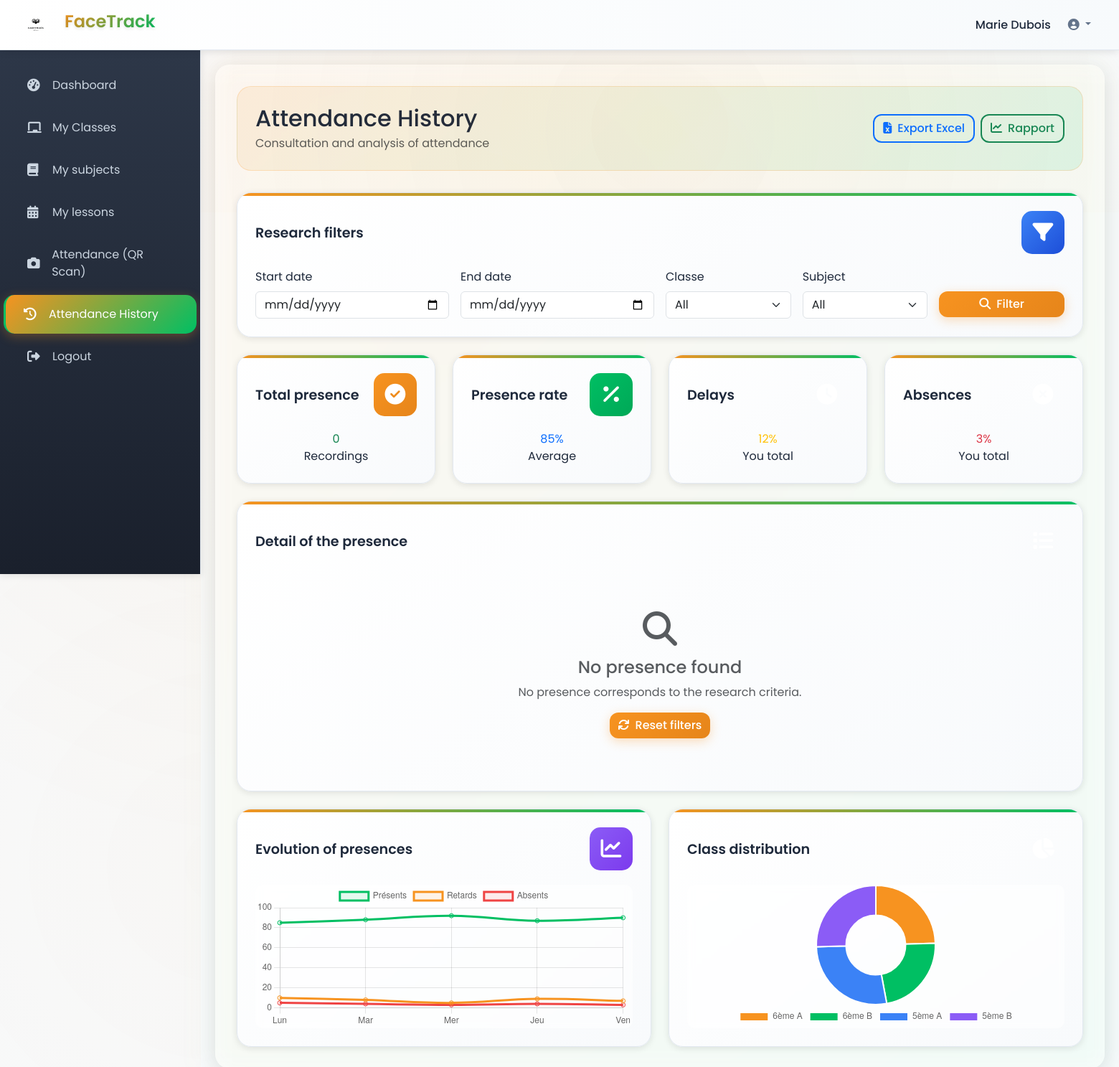
Before: /historique-presences/ (signed in) with the older database file.
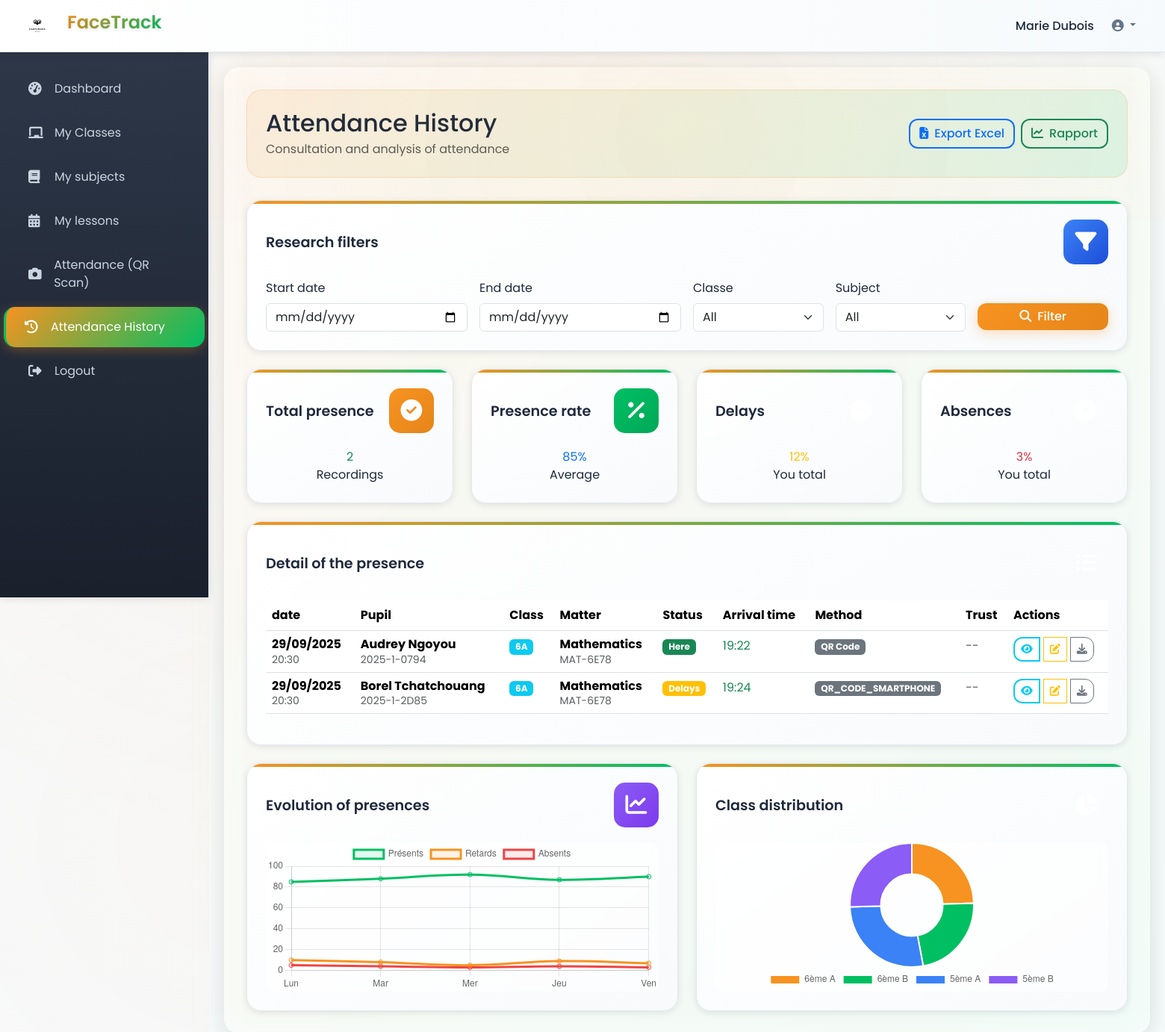
After: the same page with the newer database file.
### school/models.py (models this page shows, shortened)
class Presence(models.Model):
    STATUT_CHOICES = [
        ('PRESENT', 'Present'),
        ('ABSENT', 'Absent'),
        ('RETARD', 'Late'),
        ('JUSTIFIE', 'Justified')
    ]
    session_appel = models.ForeignKey(SessionAppel, on_delete=models.CASCADE)
    eleve = models.ForeignKey(Eleve, on_delete=models.CASCADE)
    statut = models.CharField(max_length=20, choices=STATUT_CHOICES, default='ABSENT')
    heure_arrivee = models.TimeField(null=True, blank=True)
    methode_detection = models.CharField(max_length=20, choices=[
        ('FACIAL', 'Facial Recognition'),
        ('MANUEL', 'Manual'),
        ('QR_CODE', 'QR Code')
    ], default='MANUEL')
    niveau_confiance = models.FloatField(null=True, blank=True, validators=[MinValueValidator(0), MaxValueValidator(1)])
    photo_capture = models.ImageField(upload_to='captures_presence/', null=True, blank=True)
    commentaire = models.TextField(blank=True)
    date_creation = models.DateTimeField(auto_now_add=True)
    date_modification = models.DateTimeField(auto_now=True)
    class Meta:
        unique_together = ['session_appel', 'eleve']

class SessionAppel(models.Model):
    id = models.UUIDField(primary_key=True, default=uuid.uuid4, editable=False)
    cours = models.ForeignKey(Cours, on_delete=models.CASCADE)
    enseignant = models.ForeignKey(Enseignant, on_delete=models.CASCADE)
    date_debut = models.DateTimeField(auto_now_add=True)
    date_fin = models.DateTimeField(null=True, blank=True)
    statut = models.CharField(max_length=20, choices=[
        ('EN_COURS', 'In Progress'),
        ('TERMINE', 'Completed'),
        ('ANNULE', 'Cancelled')
    ], default='EN_COURS')
    methode = models.CharField(max_length=20, choices=[
        ('FACIAL', 'Facial Recognition'),
        ('QR_CODE', 'QR Code Scan'),
        ('MANUEL', 'Manual'),
        ('MIXTE', 'Mixed')
    ], default='QR_CODE')

class Cours(models.Model):
    matiere = models.ForeignKey(Matiere, on_delete=models.CASCADE)
    classe = models.ForeignKey(Classe, on_delete=models.CASCADE)
    enseignant = models.ForeignKey(Enseignant, on_delete=models.CASCADE)
    date = models.DateField()
    heure_debut = models.TimeField()
    heure_fin = models.TimeField()
    salle = models.CharField(max_length=20, blank=True)
    statut = models.CharField(max_length=20, choices=[
        ('PLANIFIE', 'Scheduled'),
        ('EN_COURS', 'In Progress'),
        ('TERMINE', 'Completed'),
        ('ANNULE', 'Cancelled')
    ], default='PLANIFIE')
    class Meta:
        unique_together = ['classe', 'date', 'heure_debut']

class Eleve(models.Model):
    user = models.OneToOneField(User, on_delete=models.CASCADE)
    classe = models.ForeignKey('Classe', on_delete=models.CASCADE)
    matricule = models.CharField(max_length=30, unique=True, editable=False)  # 👈 non éditable
    photo_reference = models.ImageField(
        upload_to='photos_eleves/',
        null=True,
        blank=True,
        help_text="4x4 square photo for facial recognition"
    )
    date_inscription = models.DateTimeField(auto_now_add=True)
    parent = models.ForeignKey('Parent', on_delete=models.CASCADE, null=True, blank=True)

class User(AbstractUser):
    ROLE_CHOICES = [
        ('ADMIN', 'Administrator'),
        ('ENSEIGNANT', 'Teacher'),
        ('ELEVE', 'Student'),
        ('PARENT', 'Parent'),
    ]
    role = models.CharField(max_length=20, choices=ROLE_CHOICES, default='ELEVE')
    date_naissance = models.DateField(null=True, blank=True)
    adresse = models.TextField(blank=True)
    telephone = models.CharField(max_length=15, blank=True)

class Classe(models.Model):
    CLASSE_CHOICES = [
        ('Form1_A', 'Form 1A'), ('Form1_B', 'Form 1B'),
        ('Form2_A', 'Form 2A'), ('Form2_B', 'Form 2A'),
        ('Form3_A', 'Form 3A'), ('Form3_B', 'Form 3B'),
        ('Form4_A', '3rd A'), ('Form4_B', 'Form 4B'),
        ('Form5_A', 'Form 5A'),
        ('Lower_Sixth', 'Lower Sixth'),
        ('Upper_Sixth', 'Upper_Sixth'),
    ]
    CYCLE_CHOICES = [
        ('PREMIER', 'First cycle (Form 1 → Form 5)'),
        ('SECOND', 'Second cycle (Lower → Upper)'),
    ]
    nom = models.CharField(max_length=20, choices=CLASSE_CHOICES)
    cycle = models.CharField(max_length=10, choices=CYCLE_CHOICES, default='PREMIER')  # 👈 default ajouté
    annee_scolaire = models.CharField(max_length=9, null=True, blank=True)  # ex: "2023-2024"
    capacite = models.IntegerField(default=30)
    date_creation = models.DateTimeField(auto_now_add=True)

class Matiere(models.Model):
    nom = models.CharField(max_length=100)
    code = models.CharField(max_length=10, unique=True, editable=False)  # généré automatiquement
    description = models.TextField(blank=True)
    coefficient = models.IntegerField(
        default=1,
        validators=[MinValueValidator(1), MaxValueValidator(10)]
    )

### school/views.py (the view)
# urls.py: path('historique-presences/', views.historique_presences, name='historique_presences'),
@login_required
def historique_presences(request):
    """View for presence history"""
    if request.user.role not in ['ENSEIGNANT', 'ADMIN']:
        return redirect('login')
    date_debut = request.GET.get('date_debut')
    date_fin = request.GET.get('date_fin')
    classe_id = request.GET.get('classe')
    matiere_id = request.GET.get('matiere')
    if request.user.role == 'ENSEIGNANT':
        enseignant = Enseignant.objects.get(user=request.user)
        presences = Presence.objects.filter(session_appel__enseignant=enseignant)
    else:
        presences = Presence.objects.all()
    if date_debut:
        presences = presences.filter(session_appel__cours__date__gte=date_debut)
    if date_fin:
        presences = presences.filter(session_appel__cours__date__lte=date_fin)
    if classe_id:
        presences = presences.filter(session_appel__cours__classe_id=classe_id)
    if matiere_id:
        presences = presences.filter(session_appel__cours__matiere_id=matiere_id)
    paginator = Paginator(presences.order_by('-session_appel__cours__date'), 50)
    page_number = request.GET.get('page')
    page_obj = paginator.get_page(page_number)
    classes = Classe.objects.all()
    matieres = Matiere.objects.all()
    context = {
        'page_obj': page_obj,
        'classes': classes,
        'matieres': matieres,
        'filtres': {
            'date_debut': date_debut,
            'date_fin': date_fin,
            'classe_id': classe_id,
            'matiere_id': matiere_id,
        }
    }
    return render(request, 'historique_presences.html', context)

### school/templates/historique_presences.html (shortened to what the changed rows need)
{% extends 'dashboard_base.html' %}
{% load static %}
{% block content %}
<div class="page-header">
    <div class="d-flex justify-content-between align-items-center">
        <div>
            <h2 class="mb-1">Attendance History</h2>
        </div>
    </div>
</div>
<div class="row mb-4">
    <div class="col-md-3">
        <div class="dashboard-card">
            <div class="card-content text-center">
                <div class="stat-value text-success">{{ page_obj.paginator.count }}</div>
                <div class="stat-label">Recordings</div>
            </div>
        </div>
    </div>
</div>
<div class="dashboard-card">
    {% if page_obj %}
    <div class="table-responsive">
        <table class="table table-hover">
            <thead>
                <tr>
                    <th>date</th>
                    <th>Pupil</th>
                    <th>Class</th>
                    <th>Matter</th>
                    <th>Status</th>
                    <th>Arrival time</th>
                    <th>Method</th>
                    <th>Trust</th>
                    <th>Actions</th>
                </tr>
            </thead>
            <tbody>
                {% for presence in page_obj %}
                <tr>
                    <td>
                        <div class="date-info">
                            <div class="fw-bold">{{ presence.session_appel.cours.date|date:"d/m/Y" }}</div>
                            <small class="text-muted">{{ presence.session_appel.cours.heure_debut|time:"H:i" }}</small>
                        </div>
                    </td>
                    <td>
                        <div class="student-info">
                            <div class="fw-bold">{{ presence.eleve.user.get_full_name }}</div>
                            <small class="text-muted">{{ presence.eleve.matricule }}</small>
                        </div>
                    </td>
                    <td>
                        <span class="badge bg-info">{{ presence.session_appel.cours.classe.nom }}</span>
                    </td>
                    <td>
                        <div class="subject-info">
                            <div class="fw-bold">{{ presence.session_appel.cours.matiere.nom }}</div>
                            <small class="text-muted">{{ presence.session_appel.cours.matiere.code }}</small>
                        </div>
                    </td>
                    <td>
                        {% if presence.statut == 'PRESENT' %}
                        <span class="badge bg-success">Here</span>
                        {% elif presence.statut == 'RETARD' %}
                        <span class="badge bg-warning">Delays</span>
                        {% elif presence.statut == 'ABSENT' %}
                        <span class="badge bg-danger">absent</span>
                        {% elif presence.statut == 'JUSTIFIE' %}
                        <span class="badge bg-info">Justified</span>
                        {% endif %}
                    </td>
                    <td>
                        {% if presence.heure_arrivee %}
                        <span class="text-success">{{ presence.heure_arrivee|time:"H:i" }}</span>
                        {% else %}
                        <span class="text-muted">--:--</span>
                        {% endif %}
                    </td>
                    <td>
                        <span class="badge bg-secondary">{{ presence.get_methode_detection_display }}</span>
                    </td>
                    <td>
                        {% if presence.niveau_confiance %}
                        <div class="confidence-bar">
                            <div class="progress" style="height: 6px;">
                                <div class="progress-bar bg-success"
                                    style="width: {{ presence.niveau_confiance|floatformat:0 }}%"></div>
                            </div>
                            <small class="text-muted">{{ presence.niveau_confiance|floatformat:0 }}%</small>
                        </div>
                        {% else %}
                        <span class="text-muted">--</span>
                        {% endif %}
                    </td>
                    <td>
                        <div class="btn-group btn-group-sm">
                            <button class="btn btn-outline-info" onclick="viewDetails({{ presence.id }})"
                                title="Voir détails">
                                <i class="fas fa-eye"></i>
                            </button>
                            <button class="btn btn-outline-warning" onclick="editPresence({{ presence.id }})"
                                title="Modifier">
                                <i class="fas fa-edit"></i>
                            </button>
                            <button class="btn btn-outline-secondary" onclick="exportPresence({{ presence.id }})"
                                title="Exporter">
                                <i class="fas fa-download"></i>
                            </button>
                        </div>
                    </td>
                </tr>
                {% endfor %}
            </tbody>
        </table>
    </div>
    {% else %}
    <div class="text-center py-5">
        <i class="fas fa-search fa-3x text-muted mb-3"></i>
        <h4 class="text-muted">No presence found</h4>
        <p class="text-muted">No presence corresponds to the research criteria.</p>
        <button class="btn btn-primary" onclick="resetFilters()">
            <i class="fas fa-refresh me-2"></i>Reset filters
        </button>
    </div>
    {% endif %}
</div>
{% endblock %}

Changed rows visible on the page:
added Presence: session_appel.cours "29/09/2025", session_appel.cours.heure_debut "20:30", eleve.user.get_full_name "Audrey Ngoyou", eleve.matricule "2025-1-0794", session_appel.cours.classe.nom "6A", session_appel.cours.matiere.nom "Mathematics", session_appel.cours.matiere.code "MAT-6E78", statut "Here", heure_arrivee "19:22", methode_detection "QR Code"
added Presence: session_appel.cours "29/09/2025", session_appel.cours.heure_debut "20:30", eleve.user.get_full_name "Borel Tchatchouang", eleve.matricule "2025-1-2D85", session_appel.cours.classe.nom "6A", session_appel.cours.matiere.nom "Mathematics", session_appel.cours.matiere.code "MAT-6E78", statut "Delays", heure_arrivee "19:24", methode_detection "QR_CODE_SMARTPHONE"
Other visible differences:
{{ page_obj.paginator.count }}: "0" → "2"
text no longer shown: "No presence found No presence corresponds to the research criteria. Reset filters"
text now shown: "date Pupil Class Matter Status Arrival time Method Trust Actions"
